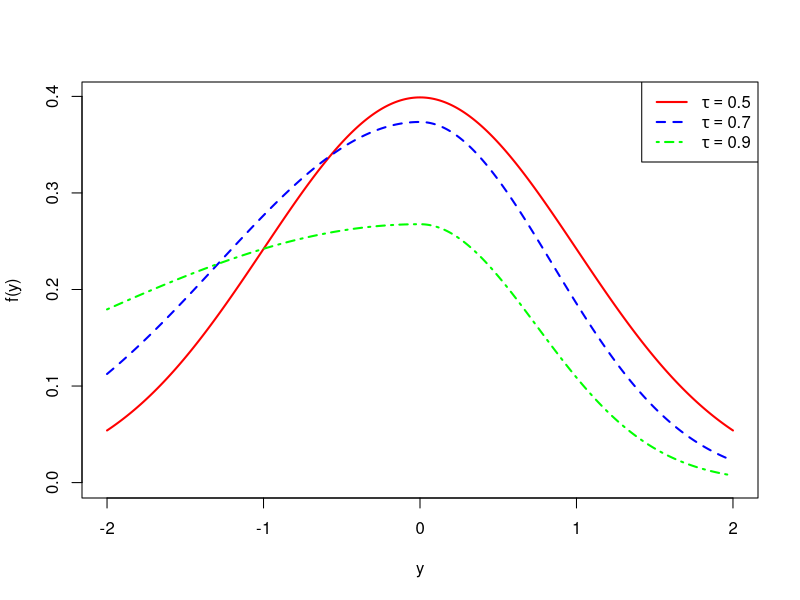

Reproduce this figure in R.
# Define the Laplace PDF and Lasso penalty
AND_pdf <- function(x, xx, w, sigma2=1, tau) {
ss=2/(sqrt(sigma2*pi))*(sqrt(tau*(1-tau))/(sqrt(tau)+sqrt(1-tau))) 
dd= exp(-w*(x-xx)^2/sigma2)
pdf=ss*dd

}

ws <- function(tau, x, xx) {
w=rep(0, length(x))
for(i in 1:length(x)){
 if( x[i]>= xx) w1=tau 
 if( x[i] < xx) w1=1-tau 
w[i]=w1}
w
}

# Parameters
sigma2 <- 1
tau1 <- 0.5
tau2 <- 0.7
tau3 <- 0.9

xx=0
# Generate x values
x <- seq(-2, 2, length.out = 1000)
# Compute w values
w=ws(tau=tau1, x, xx)
pdf_values <- AND_pdf(x, xx=0, w, sigma2=1, tau=tau1)

# Plot AND PDF
pdf(file = "C:\\Users\\Al-Noor Center\\Desktop\\Expectile Regression\\Figures\\AND.pdf",   width = 8, height = 4) 
plot(x, pdf_values, type = "l", col = "red", lwd = 2,
     main = "", xlab = "y", ylab = "f(y)",
     ylim = c(0, max(pdf_values)))

w=ws(tau=tau2, x, xx)
pdf_values1 <- AND_pdf(x, xx=0, w, sigma2=1, tau=tau2)
lines(x, pdf_values1, col = "blue", lwd = 2, lty = 2)

w=ws(tau=tau3, x, xx)
pdf_values2 <- AND_pdf(x, xx=0, w, sigma2=1, tau=tau3)
lines(x, pdf_values2, col = "green", lwd = 2, lty = 4)


# Add a legend
legend("topright", legend = c(expression(paste(tau==0.50)), 
       expression(paste(tau==0.70)), expression(paste(tau==0.90))), 
       col = c("red", "blue","green"), lwd = 2,lty=c(1, 2, 4))
dev.off()
